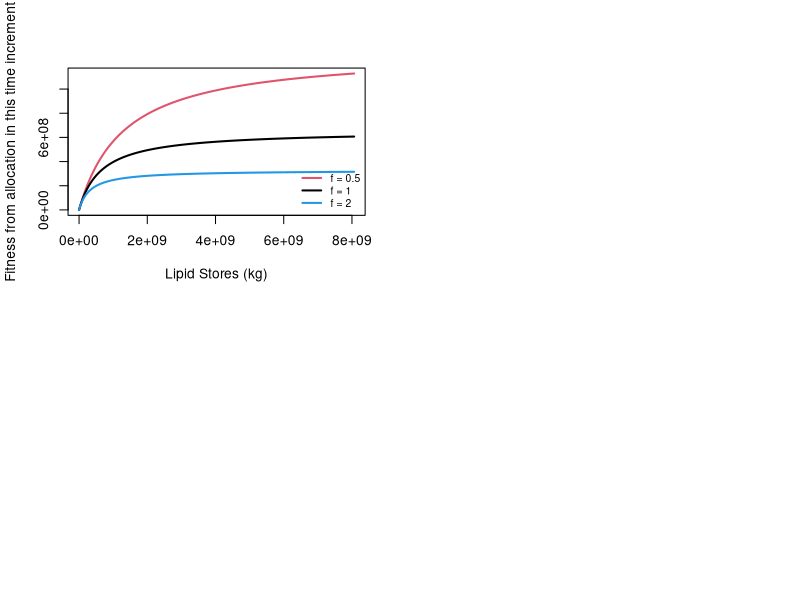

Write the R code that produced this figure.
Lmax <- 400  #maximum size of 4 meters
Lmin <- 1 
Yindexmax <-  #maximum index of stores in state loop  

Jdensity <-  4.2e+6 #
a <- 5e-5
q = 5e-5 
storemax= 0.6 #proportion of structural mass that individuals can devote to energy storage
storemin = 0.1
reprolimit<-0.2

L<-c(250)
 
      #calculate the critical stored energy needed for this length to be viable 
      Wstructure<-a*(L)^3 #  find structural mass in kg
      Estores <-   Jdensity*a*Lmax^3*((seq(1, Yindexmax, by=1))^3)*storemax/(Yindexmax^3)
      EcritL <- Wstructure*storemin*Jdensity
      Estructure <- Wstructure*Jdensity #body structure in Joules
      Rlimit <- Estructure*reprolimit #rlimit in Joules
      
      ProportionMaxR <- 1*Estores/storemax
      Ecrit_survival <- matrix(nrow=2, ncol = length(Estores))
    #   for(i in 1:2) {
    #   Ecrit_survival[i,] <- 1 /(1 + exp(-q*(Estores - EcritL[i]))) 
    #   }
    # quartz()  
    #   matplot(ProportionMaxR, t(Ecrit_survival), type="l", lwd=2, lty=1, xlim=c(3.4e+07, 3.6e+07), xlab = "60% of Lipid Stores (J)", ylab="Probability of survival")
    #   legend("bottomright", legend = c("Length = 100 cm", "Length = 250 cm"), lwd=2, col=c(1:2), bty="n" )
    # 
     # quartz()
      par(mfrow=c(2, 2))
       f=c(0.5, 1, 2)
         Rlimit_smooth <- matrix(nrow=3, ncol = length(Estores))
      
         #This is the fitness for a hypothetical allocation strategy of 1 (devote maximum stores to reproduction)
         for(i in 1:3) {
        Rlimit_smooth[i,] <-  (1 * Estores)  / (1 + f[i]*((1*Estores) / Rlimit)) 
        
           }
        
 
         matplot(Estores, t(Rlimit_smooth), type="l", lwd=2, lty=1, col=c(2, 1, 4),  xlab = "Lipid Stores (kg)",   ylab="Fitness from allocation in this time increment")
         legend("bottomright", legend = c("f = 0.5", "f = 1", "f = 2"), cex=0.75, lwd=2, col=c(2, 1, 4), bty="n" )
         #  